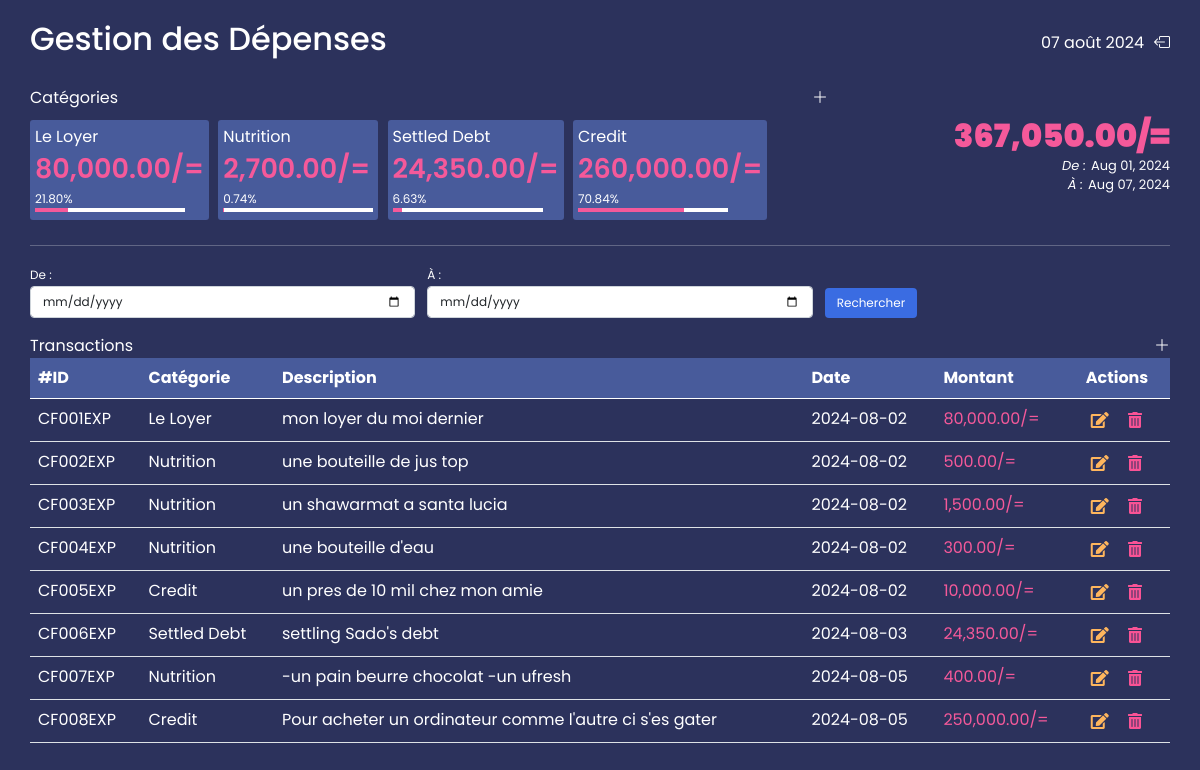
Page /expense (signed in) on the committed database.
### models.py (models this page shows, shortened)
class Expense(db.Model):
    id = db.Column(db.Integer, primary_key=True)
    name = db.Column(db.String(100), nullable=False)
    user_id = db.Column(db.Integer, db.ForeignKey('user.id'), nullable=False)
    budget_expenses = db.relationship('BudgetExpense', back_populates='expense', cascade='all, delete-orphan')

class CashOut(db.Model):
    id = db.Column(db.Integer, primary_key=True)
    user_id = db.Column(db.Integer, db.ForeignKey('user.id'), nullable=False)
    amount = db.Column(db.Numeric(10, 2), nullable=False)
    date = db.Column(db.Date, nullable=False)
    expense_id = db.Column(db.Integer, db.ForeignKey('expense.id'), nullable=False)
    description = db.Column(db.String(100), nullable=True)
    settled_debt_id = db.Column(db.Integer, db.ForeignKey('debt.id'), nullable=True)
    settled_debt = db.relationship('Debt', back_populates='cash_out_transactions')

### app.py (the view, shortened to what this page needs)
@app.route('/expense', methods=['GET', 'POST'])
@login_required
def expense():
    if request.method == 'GET':
        expense_categories = Expense.query.filter_by(user_id=current_user.id).all()
        expense_totals = calculate_expense_totals(current_user.id)
        '''
        Inclure le crédit et les dettes réglées comme catégories qui excluent le revenu
        '''
        today = date.today()
        start_date = date(today.year, today.month, 1)
        end_date = date.today()
        total_amount_paid = db.session.query(func.sum(Debt.amount_payed)).filter(
            Debt.user_id == current_user.id,
            Debt.date_taken >= start_date,
            Debt.date_taken <= end_date
        ).scalar()
        if total_amount_paid is None:
            total_amount_paid = 0
        total_amount_given = db.session.query(func.sum(Credit.amount)).filter(
            Credit.user_id == current_user.id,
            Debt.date_taken >= start_date,
            Debt.date_taken <= end_date
        ).scalar()
        if total_amount_given is None:
            total_amount_given = 0
        expense_totals['Settled Debt'] = total_amount_paid
        expense_totals['Credit'] = total_amount_given
        formatted_expense_totals = {}
        total_expense = sum(expense_totals.values())
        for category, amount in expense_totals.items():
            formatted_amount = "{:,.2f}/=".format(amount)
            try:
                percentage = "{:.2f}".format((amount / total_expense) * 100)
            except:
                percentage = "{:.2f}".format(0)
            formatted_expense_totals[category] = (formatted_amount, percentage)
        expense_totals = formatted_expense_totals
        total_expenses, individual_expenses = calculate_total_expenses_between_dates(current_user.id)
        expense_transactions = [
            {
                'transaction_id': exp['id'],
                'expense_category_name': exp['name'],
                'expense_category_id': exp['expense_category_id'],
                'description': exp['description'],
                'date': exp['date'].strftime('%Y-%m-%d'),
                'amount': "{:,.2f}/=".format(exp['amount']),
            }
            for index, exp in enumerate(individual_expenses)
        ]
        today = date.today()
        start_of_month = date(today.year, today.month, 1)
        from_date_formatted = start_of_month.strftime('%b %d, %Y')
        to_date_formatted = today.strftime('%b %d, %Y')
        return render_template('expense.html',
                               expense_categories = expense_categories,
                               expense_totals = expense_totals,
                               expense_transactions = expense_transactions,
                               total_expenses = "{:,.2f}/=".format(total_expenses),
                               from_date=from_date_formatted,
                               to_date=to_date_formatted
                               )

### app.py (called while the page is built)
@login_manager.user_loader
def load_user(user_id):
    return User.query.get(int(user_id))

### transactions.py (called while the page is built)
def calculate_expense_totals(user_id, start_date=None, end_date=None):
    from datetime import date
    from models import Expense, CashOut
    if not start_date:
        today = date.today()
        start_date = date(today.year, today.month, 1)
    if not end_date:
        end_date = date.today()
    expense_categories = Expense.query.filter_by(user_id=user_id).all()
    expense_totals = {}
    for category in expense_categories:
        total_amount = CashOut.query.filter(
            CashOut.user_id == user_id,
            CashOut.expense_id == category.id,
            CashOut.date >= start_date,
            CashOut.date <= end_date
        ).with_entities(db.func.sum(CashOut.amount)).scalar()
        if total_amount is None:
            total_amount = 0
        expense_totals[category.name] = total_amount
    return expense_totals

### templates/expense.html (shortened to what this page needs)
{% extends "base.html" %}
{% block links %}
    <link rel="stylesheet" href="/static/styles/expense.css">
{% endblock %}
{% block content %}
<div id="title_date_box">
    <h2 id="ExpensePageTitle">Gestion des Dépenses</h2>
    <div style="display: flex; justify-content: space-between; align-items: center;">
        <p id="CurrentDate" style="margin: 0 10px 0 0;"></p>
        <a href="{{ url_for('dashboard') }}" style="color: white;">
            <i class="bi bi-box-arrow-left"></i>
        </a>
    </div>
</div>
<div id="categories_summary_box">
    <div id="categories">
        <div id="categoriesHeader">
            <p id="categoriesTitle">Catégories</p>
            <i class="bi bi-plus-lg" id="openCategoryForm"></i>
        </div>
        <div id="categoryCards">
            {% for category, (formatted_amount, percentage) in expense_totals.items() %}
            <div class="catCard" data-categoryname="{{ category }}">
                <div style="font-size: 16px; font-weight: 400;">{{ category }}</div>
                <div style="color: #f5599a;; font-weight: 600; font-size: 27px;">
                    {{ formatted_amount }}
                </div>
                <div style="font-size: 12px;">
                    {{ percentage }}%
                </div>
                <div style="max-width: 150px; width: 150px; height: 4px; background-color: white; padding-bottom: 3px;">
                    <div style="background-color: #f5599a; height: 4px; width: {{ percentage | replace('%', '') }}%; "></div>
                </div>
            </div>
            {% endfor %}
        </div>
    </div>
    <div id="ExpenseSummary">
        <h2 id="ExpenseSummaryAmount" style="color: #f5599a; font-weight: 900; margin: 0;">{{total_expenses}}</h2>
        <div style="display: flex; font-size: 13px;">
            <i style="margin-right: 5px;">De :</i>
            <p id="fromExpenseSummaryDateRange" style="margin: 0;">{{from_date}}</p>
        </div>
        <div style="display: flex; font-size: 13px;">
            <i style="margin-right: 5px;">À :</i>
            <p id="toExpenseSummaryDateRange" style="margin: 0;">{{to_date}}</p>
        </div>
    </div>
</div>
<hr>
<div id="transactions">
    <div id="TransactionHeader">
        <div class="title">
            <p>Transactions</p>
            <i class="bi bi-plus-lg" id="openTransactionForm"></i>
        </div>
        <div class="date-range-picker mb-3" id="date-range-picker">
            <div class="from">
                <label for="dateRangePickerFrom">De :</label>
                <input type="date" id="dateRangePickerFrom" class="form-control">
            </div>
            <div class="to">
                <label for="dateRangePickerTo">À :</label>
                <input type="date" id="dateRangePickerTo" class="form-control">
            </div>
            <div style="align-self: flex-end;" id="btn">
                <button id="searchButton" class="btn btn-primary">Rechercher</button>
            </div>
        </div>
    </div>
    <div id="transactionTable" >
        <table class="table table-responsive table-responsive-sm" id="table">
            <thead class="sticky-top" style="background-color: #485b9b; z-index: 500;">
              <tr>
                <th scope="col">#ID</th>
                <th scope="col">Catégorie</th>
                <th scope="col">Description</th>
                <th scope="col">Date</th>
                <th scope="col">Montant</th>
                <th scope="col">Actions</th>
              </tr>
            </thead>
            <tbody id="transactionTableBody">
                {% for expense_transaction in expense_transactions %}
                <tr data-row-id="{{ expense_transaction['transaction_id'] }}">
                    <td>{{ "CF{0:03d}EXP".format(expense_transaction['transaction_id']) }}</td>
                    <td>{{ expense_transaction['expense_category_name'] }}</td>
                    <td>{{ expense_transaction['description'] }}</td>
                    <td>{{ expense_transaction['date'] }}</td>
                    <td class="income_amount_cell">{{ expense_transaction['amount'] }}</td>
                    <td class="actions">
                        <i class="fas fa-edit edit-transaction"
                           data-transaction-id="{{ expense_transaction['transaction_id'] }}"
                           data-description="{{ expense_transaction['description'] }}"
                           data-amount="{{ expense_transaction['amount'] }}"
                           data-date="{{ expense_transaction['date'] }}"
                           data-categoryname="{{ expense_transaction['expense_category_name'] }}"
                           data-categoryId="{{ expense_transaction['expense_category_id'] }}"
                           aria-hidden="true"></i>
                        <i class="fas fa-trash-alt delete-transaction"
                           data-transaction-id="{{ expense_transaction['transaction_id'] }}"
                           aria-hidden="true"></i>
                    </td>
                </tr>
                {% endfor %}
            </tbody>
        </table>
    </div>
</div>
{% endblock %}

### static/styles/base.css (style rules this page uses)
#body { font-family: 'Poppins', sans-serif; }

### static/styles/expense.css (style rules this page uses)
#body { background-color: #2c325c; color: #ffffff; position: relative; padding: 0; margin: 0; height: 100vh; max-width: 100vw; box-sizing: border-box; }
#title_date_box { display: flex; align-items: center; justify-content: space-between; }
#categories_summary_box { display: flex; align-items: center; justify-content: space-between; max-height: 250px; margin: 20px 0; }
#categories { height: 100%; width: 70%; }
#categoriesHeader { margin-bottom: 10px; max-width: 100%; display: flex; align-items: center; justify-content: space-between; }
#categoriesTitle { margin: 0; padding: 0; }
#ExpenseSummary { height: 100%; display: flex; flex-direction: column; justify-content: center; align-items: flex-end; }
#categoryCards { width: 100%; white-space: nowrap; overflow-x: auto; max-height: 200px; max-width: 100%; height: 100%; padding-bottom: 5px; }
.catCard { background-color: #485b9b; display: inline-block; margin: 0 5px 0 0; padding: 5px; min-width: 150px; height: 100px; max-height: 100px; border-radius: 3px; cursor: pointer; }
#date-range-picker { display: flex; flex-wrap: wrap; gap: 12px; }
.from, .to { flex: 1 0 100px; }
.from label, .to label, #dateRangePickerFrom, #dateRangePickerTo, #searchButton { font-size: 12px !important; }
#dateRangePickerFrom, #dateRangePickerTo { width: 100%; }
#btn { flex: 1 0 60px; }
#transactions { display: flex; flex-direction: column; max-width: 100%; }
#TransactionHeader { display: flex; flex-direction: column-reverse; }
#searchButton, #submitEditTransactionForm, #modal-content-cancel { background-color: #3a6ce2; border: none; }
#transactionTable { max-height: calc(100vh - 370px); overflow: scroll; }
.title { display: flex; justify-content: space-between; align-items: flex-end; }
.title p { margin: 0; }
#table { color: #ffffff; white-space: nowrap; overflow-x: auto; }
.fa-trash-alt { color: #f95395; }
.fa-edit { color: #ffb65d; margin-right: 5px; }
.fas { padding: 5px; }
.income_amount_cell { color: #f5599a; }

### rows in the picture
Expense: expense_totals "Le Loyer", expense_category_name "Le Loyer"
Expense: expense_totals "Nutrition", expense_category_name "Nutrition" "Nutrition" "Nutrition" "Nutrition"
CashOut: description "mon loyer du moi dernier"
CashOut: description "une bouteille de jus top"
CashOut: description "un shawarmat a santa lucia"
CashOut: description "une bouteille d'eau"
Expense: expense_category_name "Credit" "Credit"
CashOut: description "un pres de 10 mil chez mon amie"
Expense: expense_category_name "Settled Debt"
CashOut: description "settling Sado's debt"
CashOut: description "-un pain beurre chocolat -un ufresh"
CashOut: description "Pour acheter un ordinateur comme l'autre ci s'es gater"

### other values in the picture
{{ percentage }} "21.80" "0.74" "6.63" "70.84"
{{ category }} "Settled Debt" "Credit"
{{ total_expenses }} "367,050.00/="
{{ "CF{0:03d}EXP".format(expense_transaction['transaction_id']) }} "CF001EXP" "CF002EXP" "CF003EXP" "CF004EXP" "CF005EXP" "CF006EXP" "CF007EXP" "CF008EXP"
{{ expense_transaction['date'] }} "2024-08-02" "2024-08-02" "2024-08-02" "2024-08-02" "2024-08-02" "2024-08-03" "2024-08-05" "2024-08-05"
{{ expense_transaction['amount'] }} "80,000.00/=" "500.00/=" "1,500.00/=" "300.00/=" "10,000.00/=" "24,350.00/=" "400.00/=" "250,000.00/="
